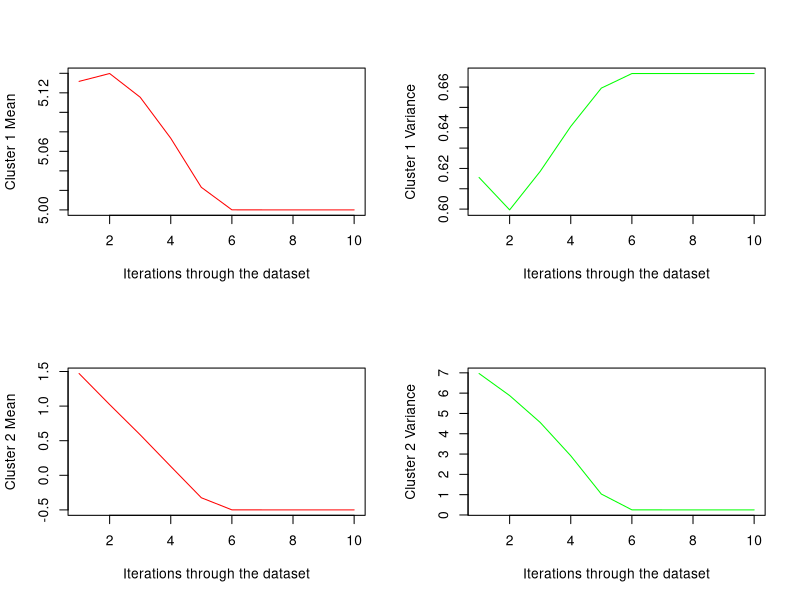

Write the R code that produced this figure.
# Toy EM Algorithm: 1-D data

means <- c(6, 7)
vars <- c(1, 4)
probs <- c(0.5, 0.5)

x <- c(-1.0, 0.0, 4.0, 5.0, 6.0)

### E-step: Bayes calc ###
cl_p <- matrix(data = 0, nrow = length(x), ncol = length(means)) # Matrix to store cluster probs


### Main loop ###
loops = 10
var1 <- vector(mode = "list", length = loops)
mu1 <- vector(mode = "list", length = loops)
var2 <- vector(mode = "list", length = loops)
mu2 <- vector(mode = "list", length = loops)

for (l in c(1:loops)) { 
  # Normalizing constants
  norm <- c(0.0, 0.0, 0.0, 0.0, 0.0)
  for (i in c(1:length(x))) {
    for (j in c(1:length(means))) {
      norm[i] <- norm[i] + probs[j] * dnorm(x[i], mean = means[j], sd = sqrt(vars[j]))
    }
  }
  
  bayes <- function(x, means, vars, probs, i, j) {
    bayes <- (probs[j] * dnorm(x[i], mean = means[j], sd = sqrt(vars[j])))/norm[i]
    return(bayes)
  }
  
  # Calc cluster probs, p(j|i) for all x's
  for (i in c(1:length(x))) {
    for (j in c(1:length(means))) {
      cl_p[i,j] <- bayes(x, means, vars, probs, i, j)
    }
  }
  
  ### M-step: Now update the params. with the revised cluster probs ###
  n <- length(x)
  d <- 1
  nj = c(0, 0)
  
  for (j in c(1:length(means))) {
    for (i in c(1:length(x))) {
      nj[j] <- nj[j] + cl_p[i,j]
    }
  }
  
  probs <- nj/n
  
  m = c(0, 0)
  v = c(0, 0)
  for (j in c(1:length(means))) {
    for (i in c(1:n)) {
      m[j] <- m[j] + cl_p[i,j]*x[i]
    }
  }
  means <- (1/nj)*m
  
  for (j in c(1:length(means))) {
    for (i in c(1:n)) {
      v[j] <- v[j] + cl_p[i,j]*(x[i] - means[j])^2
    }
  }
  vars <- (1/(nj*d))*v
  
  print(paste0("--------------------- Iteration ", l, " ------------------------"))
  print("Revised prob. =")
  print(probs)
  print("Revised mean =")
  means
  print(means)
  print("Revised variance =")
  print(vars)
  mu1[[l]] <- means[1]
  mu2[[l]] <- means[2]
  var1[[l]] <- vars[1]
  var2[[l]] <- vars[2]
}

# Plot means and variances with iterations
par(mfrow = c(2, 2))
plot(c(1:loops), mu1, type="l", col="red", xlab = "Iterations through the dataset", ylab = "Cluster 1 Mean")
plot(c(1:loops), var1, type="l", col="green", xlab = "Iterations through the dataset", ylab = "Cluster 1 Variance")
plot(c(1:loops), mu2, type="l", col="red", xlab = "Iterations through the dataset", ylab = "Cluster 2 Mean")
plot(c(1:loops), var2, type="l", col="green", xlab = "Iterations through the dataset", ylab = "Cluster 2 Variance")


###################### HW5: EM algorithm calculations ############################

### Log-likelihood calc. with theta(0) ###
x <- c(-1,0,4,5,6)
mu <- c(6,7)
var <- c(1,4)
pis <- c(0.5,0.5)

log_lh = 0.0
for (i in c(1:length(x))) {
  log_lh = log_lh + log(pis[1]*dnorm(x[i], mean = mu[1], sd = sqrt(var[1])) + pis[2]*dnorm(x[i], mean = mu[2], sd = sqrt(var[2])))
}

### Mixture affiliations with initial params, theta(0) ###
cl = c(0,0,0,0,0) # Clusters
norm_const <- c(0,0,0,0,0)

# Calc. norm constants for each data point
for (i in c(1:length(x))) {
  norm_const[i] <- pis[1]*dnorm(x[i], mean = mu[1], sd = sqrt(var[1])) + pis[2]*dnorm(x[i], mean = mu[2], sd = sqrt(var[2]))
}

# Update loop for means and mixture affiliations
nj1 <- 0.0
mu1_sum <- 0.0
nj2 <- 0.0
mu2_sum <- 0.0
for (i in c(1:length(x))) {
  prob_cl1 <- pis[1]*dnorm(x[i], mean = mu[1], sd = sqrt(var[1]))/norm_const[i]
  nj1 <- nj1 + prob_cl1
  mu1_sum <- mu1_sum + prob_cl1*x[i]
  prob_cl2 <- pis[2]*dnorm(x[i], mean = mu[2], sd = sqrt(var[2]))/norm_const[i]
  nj2 <- nj2 + prob_cl2
  mu2_sum <- mu2_sum + prob_cl2*x[i]
  if (prob_cl1 > prob_cl2) {
    cl[i] = 1
  }
  else {
    cl[i] = 2
  }
}

# Updated means
means <- c(mu1_sum/nj1, mu2_sum/nj2)

# Update loop for variances
var1_sum <- 0.0
var2_sum <- 0.0
for (i in c(1:length(x))) {
  prob_cl1 <- pis[1]*dnorm(x[i], mean = mu[1], sd = sqrt(var[1]))/norm_const[i]
  var1_sum <- var1_sum + prob_cl1*(x[i] - means[1])^2
  prob_cl2 <- pis[2]*dnorm(x[i], mean = mu[2], sd = sqrt(var[2]))/norm_const[i]
  var2_sum <- var2_sum + prob_cl2*(x[i] - means[2])^2
}

# Updated variances
vars <- c(var1_sum/nj1, var2_sum/nj2)